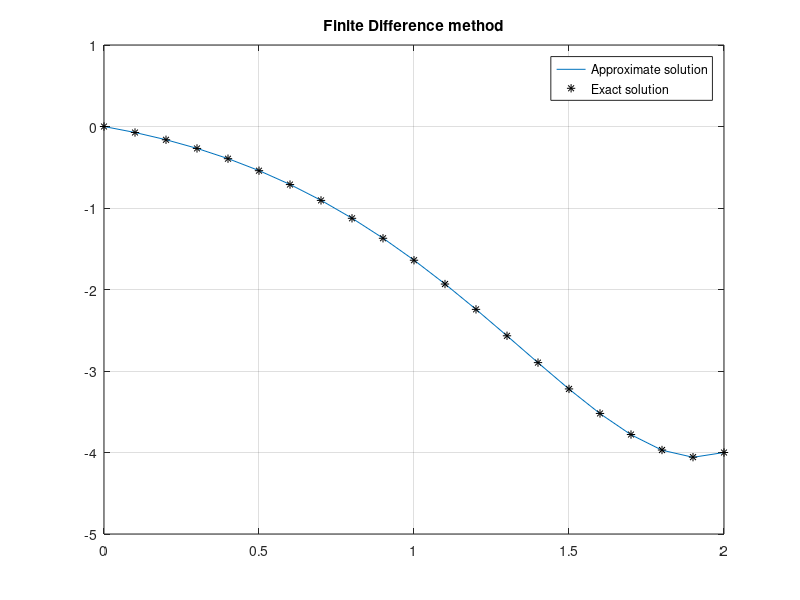

Recreate this plot in MATLAB.
    % Use the finite difference method with h = 0.1 to approximate the
    % solution to the boundary value problem
    %
    % d^2y/dx^2 = 2*dy/dx - y(x) + x*exp(x) - x,   0 <= x <= 2,
    % y(0) = 0,  y(2) = -4
    %
    % and compare the result with the actual solution
    % y(x) = (1/6)*x^3*exp(x) - (5/3)*x*exp(x) + 2*exp(x) - x - 2

    function finite
    clc
    clear all
    clf
    a=0;
    b=2;
    alpha=0;
    beta=-4;
    h=0.1;
    n=(b-a)/h;
    x(1)=a;
    x(n+1)=b;
    y(1)=alpha;
    y(n+1)=beta;
    A=zeros(n+1,n+1);
    A(1,1)=1;
    A(n+1,n+1)=1;
    D(1)=alpha;
    D(n+1)=beta;
    for i=2:n
        x(i)= a+(i-1)*h;
        A(i,i-1)= 1+h/2*p(x(i));
        A(i,i)= -h^2*q(x(i))-2;
        A(i,i+1)= 1-h/2*p(x(i));
        D(i)= h^2*r(x(i));
    end
    y= A\D';
    ey=1/6*x.^3.*exp(x)-5/3*x.*exp(x)+2*exp(x)-x-2;
    diff=ey'-y;
    disp('Finite Difference method')
    disp('Result=')
    fprintf(' x y y-exact diff\n')
    disp(([x',y,ey',diff]))
    plot(x,y)
    hold on
    plot(x,ey,'*k')
    grid on
    legend('Approximate solution','Exact solution');
    title('Finite Difference method')
    function z1=p(x)
    z1=2;
    function z2=q(x)
    z2=-1;
    function z3=r(x)
    z3=x*exp(x)-x;
